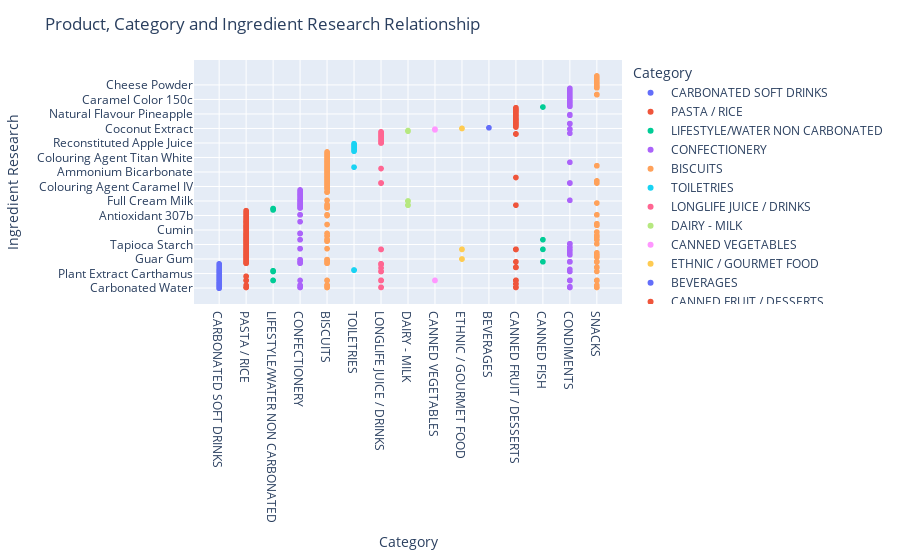

Notebook source saved alongside this figure:
### Code cell
import pandas as pd
import matplotlib.pyplot as plt
import seaborn as sns

query = """
MATCH (p:Product)-[:STOCKED_IN]->(c:Category), 
      (p:Product)-[:HAS_RECIPE]->(i:Recipe)-[:USES_INGREDIENT]->(n:Ingredient)-[:HAS_RESEARCH]->(a:IngredientResearch)
RETURN p.name AS Product, c.name AS Category, a.ingredient_name AS IngredientResearch
"""


with driver.session() as session:
    result = session.run(query)
    data = [record.data() for record in result]

df = pd.DataFrame(data)

import plotly.express as px


import pandas as pd
import plotly.express as px


with driver.session() as session:
    result = session.run(query)
    data = [record.data() for record in result]


df = pd.DataFrame(data)


product_col = df.columns[df.columns.str.contains('Product', case=False)][0]
category_col = df.columns[df.columns.str.contains('Category', case=False)][0]
research_col = df.columns[df.columns.str.contains('IngredientResearch', case=False)][0]


df.rename(columns={product_col: 'Product', category_col: 'Category', research_col: 'IngredientResearch'}, inplace=True)


fig = px.scatter(df, x='Category', y='IngredientResearch', color='Category', hover_name='Product', hover_data=['Category', 'IngredientResearch'])
fig.update_layout(
    title='Product, Category and Ingredient Research Relationship',
    xaxis_title='Category',
    yaxis_title='Ingredient Research',
    legend_title='Category'
)
fig.show()
